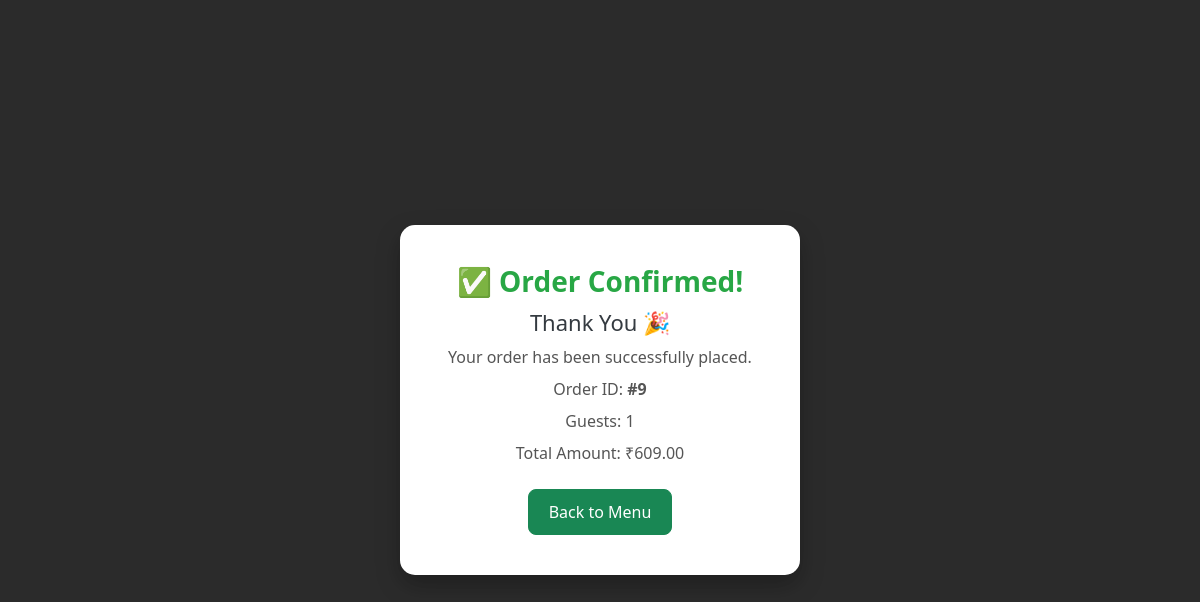
Screenshot of /menu/order-success/9/ with the database file from the repository.
### menu/models.py (models this page shows, shortened)
class Order(models.Model):
    hotel = models.ForeignKey(Hotel, on_delete=models.CASCADE)
    table = models.ForeignKey(DiningTable, on_delete=models.SET_NULL, null=True, blank=True, related_name='orders')
    guest_count = models.PositiveIntegerField(default=1)
    payment_method = models.CharField(max_length=10, choices=[('COD', 'Cash'), ('ONLINE', 'Online')])
    status = models.CharField(max_length=20, choices=STATUS_CHOICES, default='New')
    subtotal = models.DecimalField(max_digits=10, decimal_places=2, default=0.00)
    gst = models.DecimalField(max_digits=10, decimal_places=2, default=0.00)
    total_amount = models.DecimalField(max_digits=10, decimal_places=2, default=0.00)
    created_at = models.DateTimeField(auto_now_add=True)

### menu/views.py (the view)
# urls.py: path('order-success/<int:order_id>/', views.order_success, name='order_success'),
def order_success(request, order_id):
    order = get_object_or_404(Order, id=order_id)
    return render(request, 'menu/order_success.html', {'order': order})

### menu/templates/menu/order_success.html (shortened to what this page needs)
{% load static %}
<!DOCTYPE html>
<html lang="en">
<head>
    <link href="{% static 'menu/success.css' %}" rel="stylesheet">
    <link href="https://cdn.jsdelivr.net/npm/bootstrap@5.3.0/dist/css/bootstrap.min.css" rel="stylesheet">
</head>
<body>
<div class="success-overlay">
  <div class="success-box">
    <h2>✅ Order Confirmed!</h2>
    <h4>Thank You 🎉</h4>
    <p>Your order has been successfully placed.</p>
    <p>Order ID: <strong>#{{ order.id }}</strong></p>
    <p>Guests: {{ order.guest_count }}</p>
    <p>Total Amount: ₹{{ order.total_amount }}</p>
    <a href="{% url 'public_menu' qr_code=order.hotel.qr_code %}" class="btn btn-success mt-3">Back to Menu</a>
  </div>
</div>
</body>
</html>

### menu/static/menu/success.css (style rules this page uses)
.success-overlay { position: fixed; top: 0; left: 0; width: 100%; height: 100%; background: rgba(20, 20, 20, 0.9); display: flex; align-items: center; justify-content: center; z-index: 9999; opacity: 0; animation: fadeIn 1s ease-in-out forwards; }
.success-box { background: #ffffff; padding: 40px; border-radius: 15px; text-align: center; max-width: 400px; width: 90%; box-shadow: 0 10px 25px rgba(0, 0, 0, 0.3); transform: scale(0.9); opacity: 0; animation: zoomIn 0.6s ease-out forwards 0.6s; }
.success-box h2 { color: #28a745; font-weight: bold; font-size: 28px; }
.success-box h4 { font-size: 22px; color: #343a40; margin-top: 10px; margin-bottom: 10px; }
.success-box p { font-size: 16px; color: #555; margin-bottom: 8px; }
.success-box .btn { font-size: 16px; padding: 10px 20px; border-radius: 8px; }

### rows the page displays
Order: id "9", guest_count "1", total_amount "609.00"
